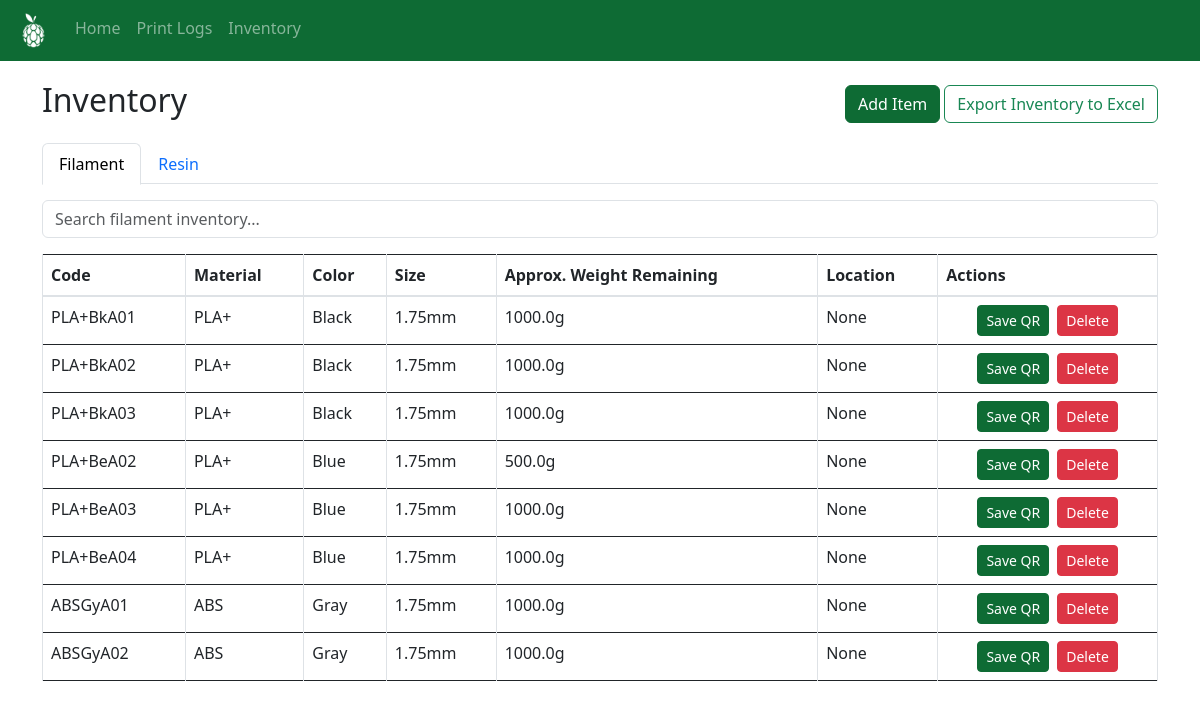
Page /inventory on the committed database.
### website/models.py (models this page shows)
class FilamentInventory(db.Model):
    id = db.Column(db.Integer, primary_key=True)
    code = db.Column(db.String(20), unique=True, nullable=False)
    material = db.Column(db.String(50), nullable=False)
    color = db.Column(db.String(50), nullable=False)
    size = db.Column(db.String(5), nullable=True)
    weight_remaining = db.Column(db.Float, nullable=True)
    qr_filename = db.Column(db.String(100))
    location = db.Column(db.String(100))

### website/views.py (the view, shortened to what this page needs)
@views.route('/inventory', methods=['GET', 'POST'])
def inventory():
    filament_form = AddFilamentForm()
    resin_form = AddResinForm()
    fmat = db.session.query(FilamentInventory.material).distinct().all()
    fcol = db.session.query(FilamentInventory.color).distinct().all()
    fmat = [m[0] for m in fmat]
    fcol = [c[0] for c in fcol]
    rmat = db.session.query(ResinInventory.material).distinct().all()
    rmat = [m[0] for m in rmat]
    filament_form.material.choices = [(m, m) for m in fmat] + [("__new__", "Add New")]
    filament_form.color.choices = [(c, c) for c in fcol] + [("__new__", "Add New")]
    resin_form.material.choices = [(m, m) for m in rmat] + [("__new__", "Add New")]
    finv = FilamentInventory.query.all()
    rinv = ResinInventory.query.all()
    return render_template("inventory.html", finv=finv, rinv=rinv, filament_form=filament_form, resin_form=resin_form)

### website/forms.py
class AddFilamentForm(FlaskForm):
    material = SelectField('Material', coerce=str, validators=[DataRequired()])
    new_material = StringField('New Material', validators=[Optional()])
    color = SelectField('Color', coerce=str, validators=[DataRequired()])
    new_color = StringField('New Color', validators=[Optional()])
    size = SelectField('Size', choices=[('1.75mm', '1.75mm'), ('2.85mm', '2.85mm')])
    approx_weight = FloatField('Approx Weight (g)', validators=[Optional()])
    quantity = IntegerField('Quantity', default=1, validators=[DataRequired()])

class AddResinForm(FlaskForm):
    material = SelectField('Material', coerce=str, validators=[DataRequired()])
    new_material = StringField('New Material', validators=[Optional()])
    printer = SelectField('Printer', choices=[
        ('Formlabs', 'Formlabs'),
        ('Phrozen', 'Phrozen')], validators=[DataRequired()])
    date_mfg = DateField('Date of Manufacture', validators=[Optional()])
    date_expiry = DateField('Date of Expiry', validators=[Optional()])
    date_delivered = DateField('Date Delivered', validators=[Optional()])
    status = SelectField('Status', choices=[
        ('Sealed', 'Sealed'),
        ('Opened', 'Opened'),
        ('In Use', 'In Use'),
        ('Expired', 'Expired'),
        ('Damaged', 'Damaged')
    ], validators=[Optional()])
    quantity = IntegerField('Quantity', default=1, validators=[DataRequired()])

### website/templates/inventory.html (shortened to what this page needs)
{% extends 'base.html' %} {% block title %}Inventory{% endblock %} {% block
content %}
<div class="d-flex justify-content-between align-items-center mb-3">
  <h2>Inventory</h2>
  <div>
    <button
      class="btn btn-success"
      data-bs-toggle="modal"
      data-bs-target="#addItemModal"
    >
      Add Item
    </button>
    <a
      href="{{ url_for('views.export_inventory') }}"
      class="btn btn-outline-success"
    >
      Export Inventory to Excel
    </a>
  </div>
</div>
<ul
  class="nav nav-tabs"
  id="inventoryTabs"
  role="tablist"
>
  <li
    class="nav-item"
    role="presentation"
  >
    <button
      class="nav-link active"
      id="filament-inv-tab"
      data-bs-toggle="tab"
      data-bs-target="#filament-inventory"
      type="button"
    >
      Filament
    </button>
  </li>
  <li
    class="nav-item"
    role="presentation"
  >
    <button
      class="nav-link"
      id="resin-inv-tab"
      data-bs-toggle="tab"
      data-bs-target="#resin-inventory"
      type="button"
    >
      Resin
    </button>
  </li>
</ul>
<div class="tab-content mt-3">
  <div
    class="tab-pane fade show active"
    id="filament-inventory"
  >
    <input
      type="text"
      id="filamentSearchInput"
      class="form-control mb-3"
      placeholder="Search filament inventory..."
    />
    <div class="table-responsive">
      <table
        id="filamentTable"
        class="table table-bordered table-hover"
      >
        <thead>
          <tr>
            <th onclick="sortTable('filamentTable', 0)">Code</th>
            <th onclick="sortTable('filamentTable', 1)">Material</th>
            <th onclick="sortTable('filamentTable', 2)">Color</th>
            <th onclick="sortTable('filamentTable', 3)">Size</th>
            <th onclick="sortTable('filamentTable', 4)">
              Approx. Weight Remaining
            </th>
            <th onclick="sortTable('filamentTable', 5)">Location</th>
            <th>Actions</th>
          </tr>
        </thead>
        <tbody>
          {% for item in finv %}
          <tr>
            <td>{{ item.code }}</td>
            <td>{{ item.material }}</td>
            <td>{{ item.color }}</td>
            <td>{{ item.size }}</td>
            <td>{{ item.weight_remaining }}g</td>
            <td>{{ item.location }}</td>
            <td class="text-center">
              <div
                class="d-flex justify-content-center align-items-center gap-2"
              >
                <form
                  method="GET"
                  action="{{ url_for('views.download_qr', code=item.code) }}"
                >
                  <button
                    type="submit"
                    class="btn btn-success btn-sm"
                  >
                    Save QR
                  </button>
                </form>
                <form
                  method="POST"
                  action="{{ url_for('views.delete_filament', item_id=item.id) }}"
                  onsubmit="return confirm('Are you sure you want to delete this item?');"
                >
                  <button
                    type="submit"
                    class="btn btn-danger btn-sm"
                  >
                    Delete
                  </button>
                </form>
              </div>
            </td>
          </tr>
          {% endfor %}
        </tbody>
      </table>
    </div>
  </div>
</div>
{% endblock %}

### website/templates/base.html (style rules this page uses)
.btn-success { background-color: #0e6b34 !important; border-color: #0e6b34 !important; }
body { padding-top: 0px; }

### rows in the picture
FilamentInventory: code "PLA+BkA01", material "PLA+", color "Black", size "1.75mm", weight_remaining "1000.0", location "None"
FilamentInventory: code "PLA+BkA02", material "PLA+", color "Black", size "1.75mm", weight_remaining "1000.0", location "None"
FilamentInventory: code "PLA+BkA03", material "PLA+", color "Black", size "1.75mm", weight_remaining "1000.0", location "None"
FilamentInventory: code "PLA+BeA02", material "PLA+", color "Blue", size "1.75mm", weight_remaining "500.0", location "None"
FilamentInventory: code "PLA+BeA03", material "PLA+", color "Blue", size "1.75mm", weight_remaining "1000.0", location "None"
FilamentInventory: code "PLA+BeA04", material "PLA+", color "Blue", size "1.75mm", weight_remaining "1000.0", location "None"
FilamentInventory: code "ABSGyA01", material "ABS", color "Gray", size "1.75mm", weight_remaining "1000.0", location "None"
FilamentInventory: code "ABSGyA02", material "ABS", color "Gray", size "1.75mm", weight_remaining "1000.0", location "None"
